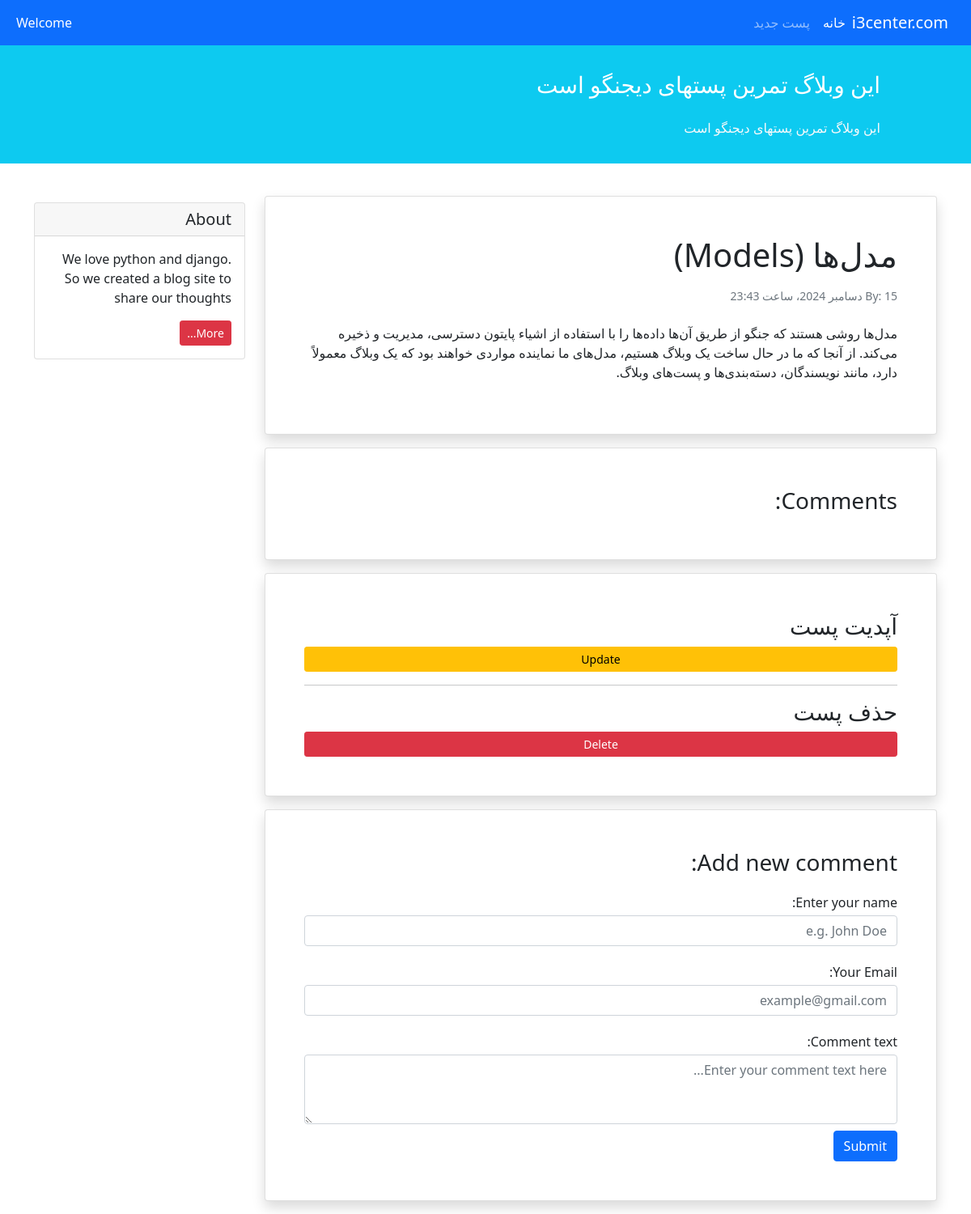
The page /detail/2/ on the database its author committed.
### home/models.py (models this page shows, shortened)
class Post(models.Model):
    STATUS =(
        ('pub' , 'انتشار یافته'),
        ('drf' , 'پیش نمایش'),
    )
    title = models.CharField(max_length=50,null=True,blank=True)
    information = models.TextField(max_length=500,null=True,blank=True)
    datetime_create = models.DateTimeField(auto_now_add=True)
    datetime_update = models.DateTimeField(auto_now=True)
    status = models.CharField(choices=STATUS , max_length=3)
    email = models.EmailField(max_length=50)

### home/views.py (the view)
# urls.py: path('detail/<int:id>/' , views.show_detail_post , name='detail') ,
def show_detail_post(request, id):
    post = Post.objects.get(id=id)
    return render(request , 'detail.html' , {'post':post})

### templates/detail.html (shortened to what this page needs)
{% extends '_base.html' %}
{% block content %}
	 <div class="card shadow my-3 p-5">
                <h1>{{ post.title }}</h1>
                <p class="small text-muted mt-2">By: {{ post.datetime_create }}</p>
                <p class="mt-2">{{ post.information }}</p>
            </div>
            <div class="card shadow my-3 p-5">
                <h3>Comments:</h3>
            </div>
            <div class="card shadow my-3 p-5">
                <h3>آپدیت پست</h3>
                   <a href="{% url 'home:update_post' post.id %}" class="btn btn-sm btn-warning">Update</a>
                <hr>
                <h3>حذف پست</h3>
                   <a href="{% url 'home:delete_post' post.id %}" class="btn btn-sm btn-danger">Delete</a>
            </div>
            <div class="card shadow my-3 p-5">
                <h3>Add new comment:</h3>
                <form method="POST">
                    <div class="form-group py-2">
                        <label class="py-1" for="author_name">Enter your name:</label>
                        <input type="text" class="form-control" placeholder="e.g. John Doe" name="author_name">
                    </div>
                    <div class="form-group py-2">
                        <label class="py-1" for="email">Your Email:</label>
                        <input type="email" class="form-control" placeholder="example@gmail.com" name="email">
                    </div>
                    <div class="form-group py-2">
                        <label class="py-1" for="comment_text">Comment text:</label>
                        <textarea class="form-control" name="text" rows="3" placeholder="Enter your comment text here..."></textarea>
                    </div>
                    <button type="submit" class="btn btn-primary">Submit</button>
                </form>
            </div>
{% endblock %}

### rows shown on the page
Post: title "مدل‌ها (Models)", datetime_create "15 دسامبر 2024، ساعت 23:43", information "مدل‌ها روشی هستند که جنگو از طریق آن‌ها داده‌ها را با استفاده از اشیاء پایتون دسترسی، مدیریت و ذخیره می‌کند. از آنجا که ما در حال ساخت یک وبلاگ هستیم، مدل‌های ما نماینده مواردی خواهند بود که یک وبلاگ معمولاً دارد، مانند نویسندگان، دسته‌بندی‌ها و پست‌های وبلاگ."
